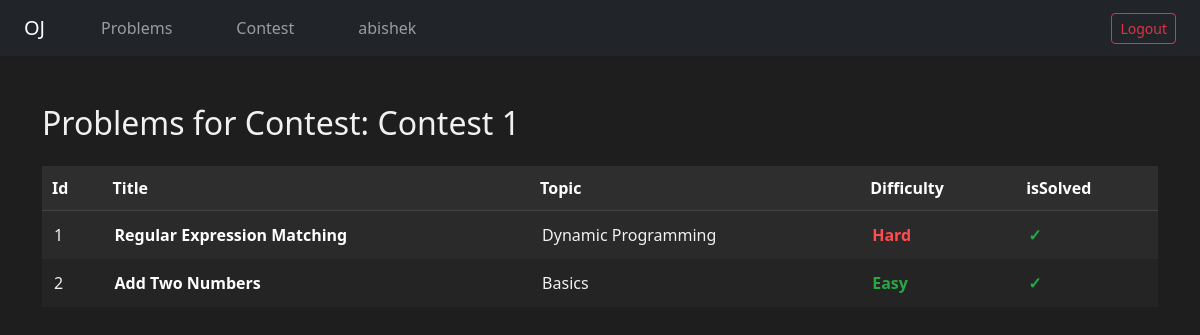
Screenshot of /contest/1/problems/ (signed in) with the database file from the repository.
### contest/models.py (models this page shows, shortened)
class Contest(models.Model):
    name = models.CharField(max_length=255, help_text="Name of the contest")
    problems = models.ManyToManyField('problems.Problem', related_name='contests')
    start_time = models.DateTimeField(null=True, blank=True)
    end_time = models.DateTimeField(null=True, blank=True)
    isAttempted = models.BooleanField(default=False)

### problems/models.py (models this page shows, shortened)
class Problem(models.Model):
    DIFFICULTY = [
        ('Easy', 'Easy'),
        ('Medium', 'Medium'),
        ('Hard', 'Hard'),
    ]
    title = models.CharField(max_length=50)
    description = models.TextField()
    difficulty = models.CharField(max_length=10, choices=DIFFICULTY)
    input_testcase = models.TextField()
    output_testcase = models.TextField()
    testcase_explanation = models.TextField()
    isSolved = models.BooleanField(default=False)
    topic = models.CharField(max_length=50)
    constraints = models.TextField()

### contest/views.py (the view)
# urls.py: path('<int:contest_id>/problems/', views.contest_problem_list, name='contest_problem_list'),
@login_required(login_url='/login/')
def contest_problem_list(request, contest_id):
    contest = get_object_or_404(Contest, id=contest_id)
    contest_problems = contest.problems.all().order_by('id') # Order by ID for consistent display
    for problem in contest_problems:
        context = {
            "contest_id": contest_id,
            "contest_name": contest.name,
            "contest_problemlist": contest_problems,
        }
    return render(request, "contest_problem_list.html", context)

### contest/templates/contest_problem_list.html (shortened to what this page needs)
<!DOCTYPE html>
<html lang="en">
<head>
    <link href="https://cdn.jsdelivr.net/npm/bootstrap@5.3.0/dist/css/bootstrap.min.css" rel="stylesheet">
</head>
<body>
    <nav class="navbar navbar-expand-lg navbar-dark bg-dark shadow-sm px-4">
        <a class="navbar-brand me-5" href="{% url 'problem_list' %}">OJ</a>
        <div class="collapse navbar-collapse">
            <ul class="navbar-nav me-auto">
                <li class="nav-item me-5">
                    <a class="nav-link {% if request.path == '/problems/' %}active{% endif %}"
                        href="{% url 'problem_list' %}">Problems</a>
                </li>
                <li class="nav-item me-5">
                    <a class="nav-link {% if request.path == '/contest/' %}active{% endif %}"
                        href="{% url 'contest_list' %}">Contest</a>
                </li>
                <li class="nav-item me-5">
                    <a class="nav-link {% if request.path == '/userprofile/' %}active{% endif %}"
                        href="{% url 'user_profile' %}">{{ request.user.username }}</a>
                </li>
            </ul>
            <form method="post" action="{% url 'logout-user' %}" class="d-flex">
                <button class="btn btn-outline-danger btn-sm" type="submit">Logout</button>
            </form>
        </div>
    </nav>
    <div class="container mt-5">
        <h2 class="mb-4">Problems for Contest: {{ contest_name }}</h2>
        <table class="custom-table">
            <thead>
                <tr>
                    <th>Id</th>
                    <th>Title</th>
                    <th>Topic</th>
                    <th>Difficulty</th>
                    <th>isSolved</th>
                </tr>
            </thead>
            <tbody>
                {% for problem in contest_problemlist %}
                <tr class="{% cycle 'row-dark' 'row-darker' %}">
                    <td>{{ forloop.counter }}</td>
                    <td>
                        <a href="{% url 'contest_problem_detail' contest_id problem.id %}" class="problem-link">
                            {{ problem.title }}
                        </a>
                    </td>
                    <td>{{ problem.topic }}</td>
                    <td>
                        {% if problem.difficulty|lower == 'easy' %}
                        <span class="text-green">Easy</span>
                        {% elif problem.difficulty|lower == 'medium' %}
                        <span class="text-yellow">Med.</span>
                        {% elif problem.difficulty|lower == 'hard' %}
                        <span class="text-red">Hard</span>
                        {% else %}
                        {{ problem.difficulty }}
                        {% endif %}
                    </td>
                    <td>
                        {% if problem.isSolved %}
                        <span class="checkmark">&#10003;</span>
                        {% else %}
                        <span class="muted">–</span>
                        {% endif %}
                    </td>
                </tr>
                {% empty %}
                <tr>
                    <td colspan="5" class="text-center muted">No problems available for this contest</td>
                </tr>
                {% endfor %}
            </tbody>
        </table>
    </div>
</body>
</html>

### contest/templates/contest_problem_list.html (style rules this page uses)
body { background-color: #1e1e1e; color: #f1f1f1; font-family: 'Segoe UI', sans-serif; }
.custom-table { width: 100%; border-collapse: collapse; }
.custom-table th { background-color: #2e2e2e; color: #fff; padding: 10px; text-align: left; font-weight: bold; border-bottom: 1px solid #444; }
.custom-table td { padding: 12px; border: none; }
.row-dark { background-color: #2a2a2a; }
.row-darker { background-color: #242424; }
.text-green { color: #28a745; font-weight: bold; }
.text-red { color: #ff4d4d; font-weight: bold; }
.problem-link { color: #ffffff; font-weight: 600; text-decoration: none; }
.checkmark { color: #28a745; font-weight: bold; }

### rows the page displays
Contest: name "Contest 1"
Problem: title "Regular Expression Matching", topic "Dynamic Programming", difficulty "Hard"
Problem: title "Add Two Numbers", topic "Basics", difficulty "Easy"

### other values shown
{{ request.user.username }} "abishek"
